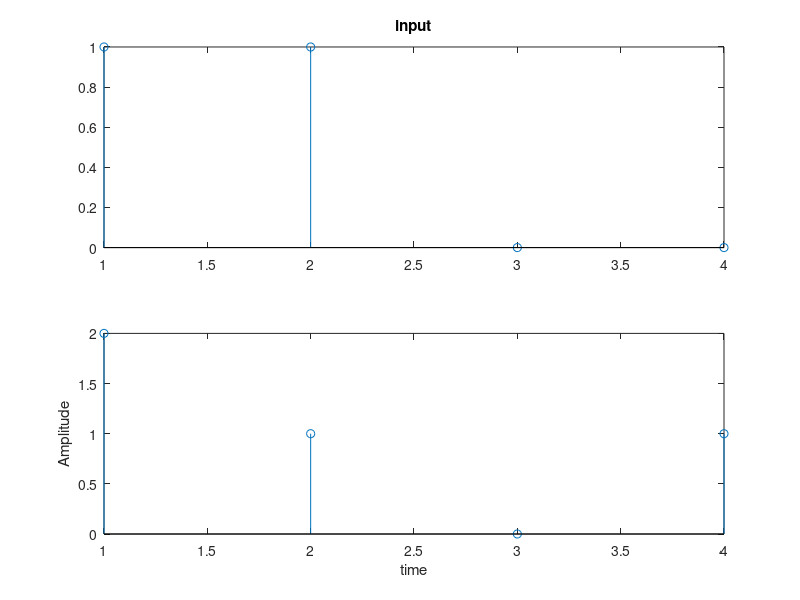

The MATLAB source for this figure:

%DFT Using FFT
clear all;
x = [1,1,0,0]; %input array
N=length(x); %Number of samples

t = 0:N-1;
subplot(2,1,1);
stem(x);
title('input');

y = fft(x,N); %Fast Fourier Transform
subplot(2,1,2);
stem(y);

xlabel('time');
ylabel('Amplitude');

disp(x);
disp(y);
